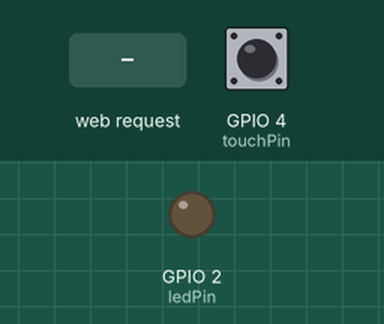
Simulated run of this sketch. Board: ESP32. Shown: output pins drawn as LEDs (lit = HIGH). Dashed ring = blinking. Inputs (shaded band) come from the test bench; at power-on: GPIO 4 (touchPin) HIGH. WiFi joins after 1.5 s; servers stay silent unless stated; what the sketch prints to the serial monitor is not drawn.

Above: at 2.7 s.
2.8 s: HTTP request GET /arm received
At 3.1 s:
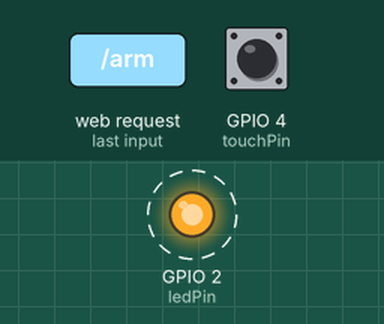
5.8 s: HTTP request GET /disarm received
At 6.5 s:
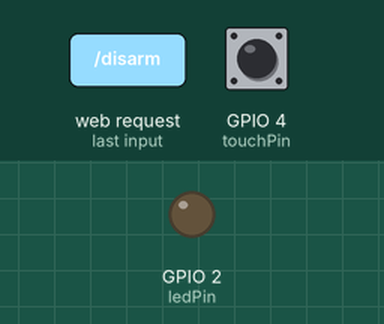
Timing chart, 0 to 8.8 s (numbered marks = the images above; inputs shaded):
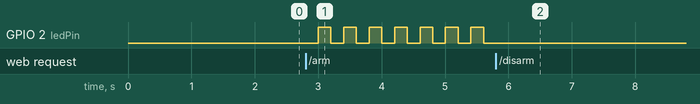

Measured:
- after the input at 2.8 s, GPIO 2 (ledPin): alternates HIGH for 0.20 s and LOW for 0.20 s, starting after 0.20 s
- after the input at 5.8 s, GPIO 2 (ledPin): stops changing and stays LOW

The sketch:

ex08.ino
```cpp
/*
 * 作业8: 物联网安防报警器模拟实验
 * 功能: ESP32作为安防主机，网页端控制布防/撤防，触摸触发报警
 * - 网页提供"布防"和"撤防"按钮
 * - 布防状态下触摸引脚触发LED高频闪烁报警
 * - 只有通过网页点击"撤防"才能停止报警
 */

#include <WiFi.h>
#include <WebServer.h>

const char* ssid = "YOUR_SSID";
const char* password = "YOUR_PASSWORD";

const int ledPin = 2;
const int touchPin = 4;

WebServer server(80);

bool armed = false;       // 布防状态
bool alarmActive = false; // 报警状态
bool ledOn = false;       // LED闪烁状态
unsigned long lastBlinkTime = 0;

const char* htmlPage = R"rawliteral(
<!DOCTYPE html>
<html>
<head>
  <meta charset="UTF-8">
  <meta name="viewport" content="width=device-width, initial-scale=1.0">
  <title>ESP32 安防报警器</title>
  <style>
    body { font-family: Arial; text-align: center; margin-top: 50px; background: #1a1a2e; color: #eee; }
    h1 { color: #e94560; }
    .status { font-size: 24px; margin: 20px 0; padding: 15px; border-radius: 10px; }
    .disarmed { background: #0f3460; color: #4ecca3; }
    .armed { background: #533483; color: #e94560; }
    .alarm { background: #e94560; color: #fff; animation: blink 0.3s infinite; }
    @keyframes blink { 50% { opacity: 0.5; } }
    button { font-size: 20px; padding: 15px 40px; margin: 10px; border: none; border-radius: 10px; cursor: pointer; }
    .arm-btn { background: #e94560; color: white; }
    .disarm-btn { background: #4ecca3; color: #1a1a2e; }
    button:hover { opacity: 0.8; }
  </style>
</head>
<body>
  <h1>ESP32 安防报警器</h1>
  <div id="status" class="status disarmed">未布防</div>
  <button class="arm-btn" onclick="send('/arm')">布防</button>
  <button class="disarm-btn" onclick="send('/disarm')">撤防</button>
  <script>
    function send(url) {
      fetch(url).then(r => r.text()).then(t => {
        document.getElementById('status').innerText = t;
        document.getElementById('status').className = 'status ' + (t.includes('布防') ? (t.includes('报警') ? 'alarm' : 'armed') : 'disarmed');
      });
    }
  </script>
</body>
</html>
)rawliteral";

void handleRoot() {
  server.send(200, "text/html", htmlPage);
}

void handleArm() {
  armed = true;
  alarmActive = false;
  Serial.println("系统已布防");
  server.send(200, "text/plain", "已布防 - 等待触发");
}

void handleDisarm() {
  armed = false;
  alarmActive = false;
  ledOn = false;
  digitalWrite(ledPin, LOW);
  Serial.println("系统已撤防");
  server.send(200, "text/plain", "未布防");
}

void setup() {
  Serial.begin(115200);
  pinMode(ledPin, OUTPUT);
  digitalWrite(ledPin, LOW);

  WiFi.begin(ssid, password);
  Serial.print("连接WiFi");
  while (WiFi.status() != WL_CONNECTED) {
    delay(500);
    Serial.print(".");
  }
  Serial.println();
  Serial.print("IP地址: ");
  Serial.println(WiFi.localIP());

  server.on("/", handleRoot);
  server.on("/arm", handleArm);
  server.on("/disarm", handleDisarm);
  server.begin();
  Serial.println("安防系统已启动");
}

void loop() {
  server.handleClient();

  // 布防状态下检测触摸
  if (armed && !alarmActive) {
    int touchValue = touchRead(touchPin);
    if (touchValue < 600) {
      alarmActive = true;
      lastBlinkTime = millis();
      Serial.println("报警触发!");
    }
  }

  // 报警状态下LED高频闪烁
  if (alarmActive) {
    unsigned long now = millis();
    if (now - lastBlinkTime >= 200) { // 200ms闪烁间隔
      ledOn = !ledOn;
      digitalWrite(ledPin, ledOn ? HIGH : LOW);
      lastBlinkTime = now;
    }
  }
}
```
